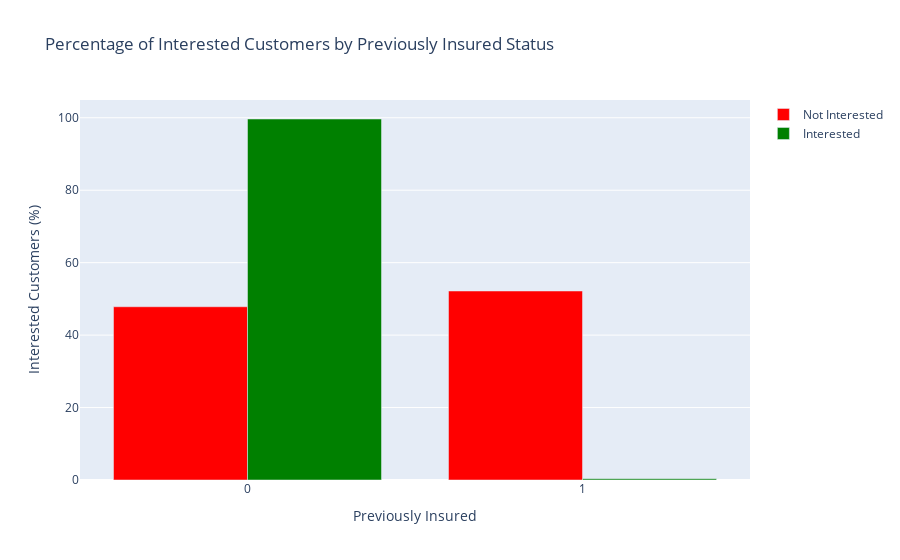

Here is the notebook cell this chart was saved with:
### Markdown cell above
### Percentage of Interested Customers by Previously Insured Status

### Code cell
table_perc = train.groupby('Response')['Previously_Insured'].value_counts(normalize=True, sort=False) * 100
table_perc = table_perc.reset_index(name="percentage")

fig = go.Figure()

for response, color in zip(table_perc['Response'].unique(), ['red', 'green']):
    df_response = table_perc[table_perc['Response'] == response]
    fig.add_trace(go.Bar(
        x=df_response['Previously_Insured'],
        y=df_response['percentage'],
        name='Interested' if response == 1 else 'Not Interested',
        marker_color=color
    ))

fig.update_layout(
    title='Percentage of Interested Customers by Previously Insured Status',
    xaxis=dict(title='Previously Insured'),
    yaxis=dict(title='Interested Customers (%)'),
    barmode='group'
)

fig.show()

### Figure 1 — Plotly figure (JSON) as saved in the notebook; plotly's stock layout.template omitted (floating-point values rounded to 4 significant figures)
{"data": [{"marker": {"color": "red"}, "name": "Not Interested", "type": "bar", "x": [0, 1], "y": [47.83, 52.17]}, {"marker": {"color": "green"}, "name": "Interested", "type": "bar", "x": [0, 1], "y": [99.66, 0.3406]}], "layout": {"barmode": "group", "title": {"text": "Percentage of Interested Customers by Previously Insured Status"}, "xaxis": {"title": {"text": "Previously Insured"}}, "yaxis": {"title": {"text": "Interested Customers (%)"}}}}
